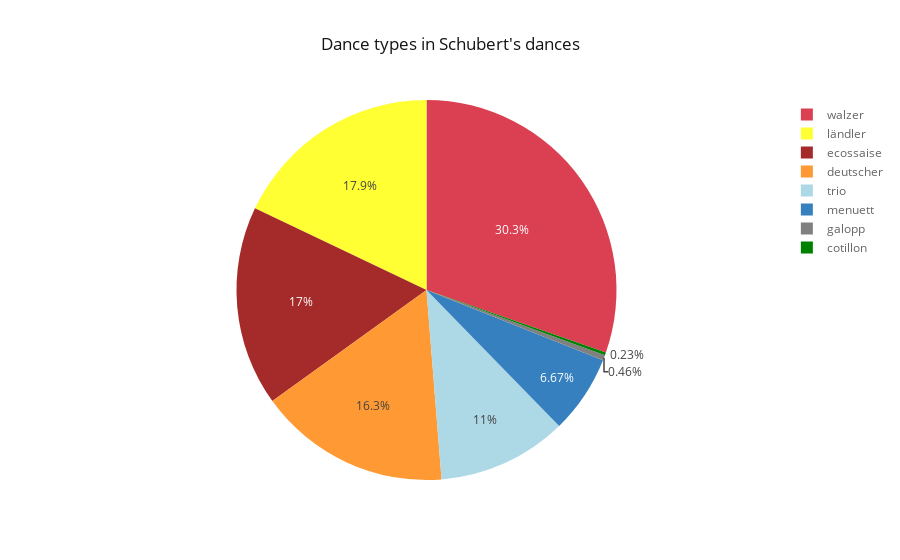

The notebook cell this image was saved under:
### Markdown cell above
# Characterizing a data set of 435 short piano dances by Franz Schubert

## The Authors

| initials | name               |
|:---------|:-------------------|
| GC       | Gabriele Cecchetti |
| JH       | Johannes Hentschel |
| JR       | Johannes Rüther    |
| SR       | Sébastien Rouault  |

## Abstract
Everybody has an emotional access to music, which in turn transports listeners into specific moods, atmospheres and settings. This intuitive understanding of musical pieces is grounded in structural elements such as melodic motives and rhythms, with their variations or repetitions. Our project aims at gaining an objective insight into how these patterns engender different shades of musical engagement. Specifically, we will investigate the structure and composition of Franz Schubert's "dances", a large set of 435 piano pieces classified in seven different types according to their times’ conventions. The conventionality of these short and catchy pieces makes them an ideal testing ground for computer-assisted analysis, but also makes them highly representative of the taste of early-nineteenth-century listeners. With our statistical investigation we hope to open a window onto this past: what did listeners expect of appealing dance-like music, and did different dance types correspond to different musical features or just to different social perspectives on the same musical features?


## The data set

In this section we introduce the data set of sheet music that we have analyzed. First we will start with a small introduction into its historical background and then we explain the data representation that we used.

### Historical Background

In the time between 1813 and his death in 1828, the composer Franz Schubert composed a large number of short piano pieces, the "Dances". Throughout his life, Schubert gathered a good number of collections of such pieces which were aimed at meeting the taste of the Viennese burgeoisie. While Schubert did write quite long and more complex compositions for which he is famous nowadays, at the time he was quite reknowned for small and not very ambitious forms such as his "Dances". Since this genre can be considered as commercial music, destined to a broad audience (a bit similar to Pop music today), they are musically quite conventional and therefore represent an ideal data set for computer-assisted analysis of the musical tastes of the early 19th century.

The data set is comprised of the following dance types:

### Code cell
files = pd.read_csv(os.path.join(data_tsv, 'files.tsv'), sep='\t', index_col=[0])
pd.DataFrame(files.dance.value_counts()).reset_index().iplot('pie', labels='index', values='dance', color=color_dances.values(), title="Dance types in Schubert's dances")

### Figure 1 — Plotly figure (JSON) as saved in the notebook; plotly's stock layout.template omitted (floating-point values rounded to 4 significant figures)
{"data": [{"labels": ["walzer", "ländler", "ecossaise", "deutscher", "trio", "menuett", "galopp", "cotillon"], "marker": {"colors": ["rgba(219, 64, 82, 1.0)", "rgba(255, 255, 51, 1.0)", "rgba(165, 42, 42, 1.0)", "rgba(255, 153, 51, 1.0)", "rgba(173, 216, 230, 1.0)", "rgba(55, 128, 191, 1.0)", "rgba(128, 128, 128, 1.0)", "rgba(0, 128, 0, 1.0)"]}, "name": "", "type": "pie", "values": [132, 78, 74, 71, 48, 29, 2, 1]}], "layout": {"legend": {"bgcolor": "#FFFFFF", "font": {"color": "#666666"}}, "paper_bgcolor": "#FFFFFF", "plot_bgcolor": "#E5E5E5", "title": "Dance types in Schubert's dances", "titlefont": {"color": "#151516"}}}
